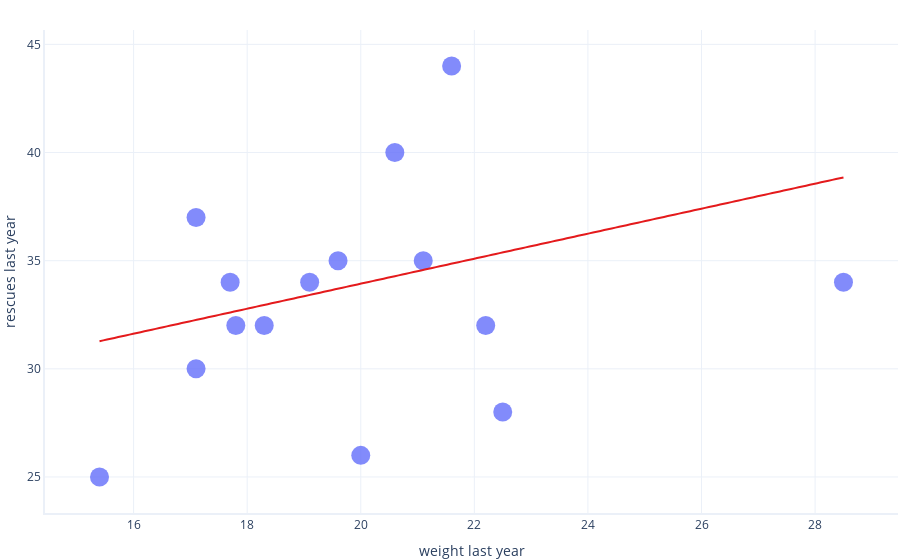

Notebook cell for this chart:
### Code cell
graphing.scatter_2D(test, "weight_last_year", "rescues_last_year", trendline = lambda x: model.params[1] * x + model.params[0])
